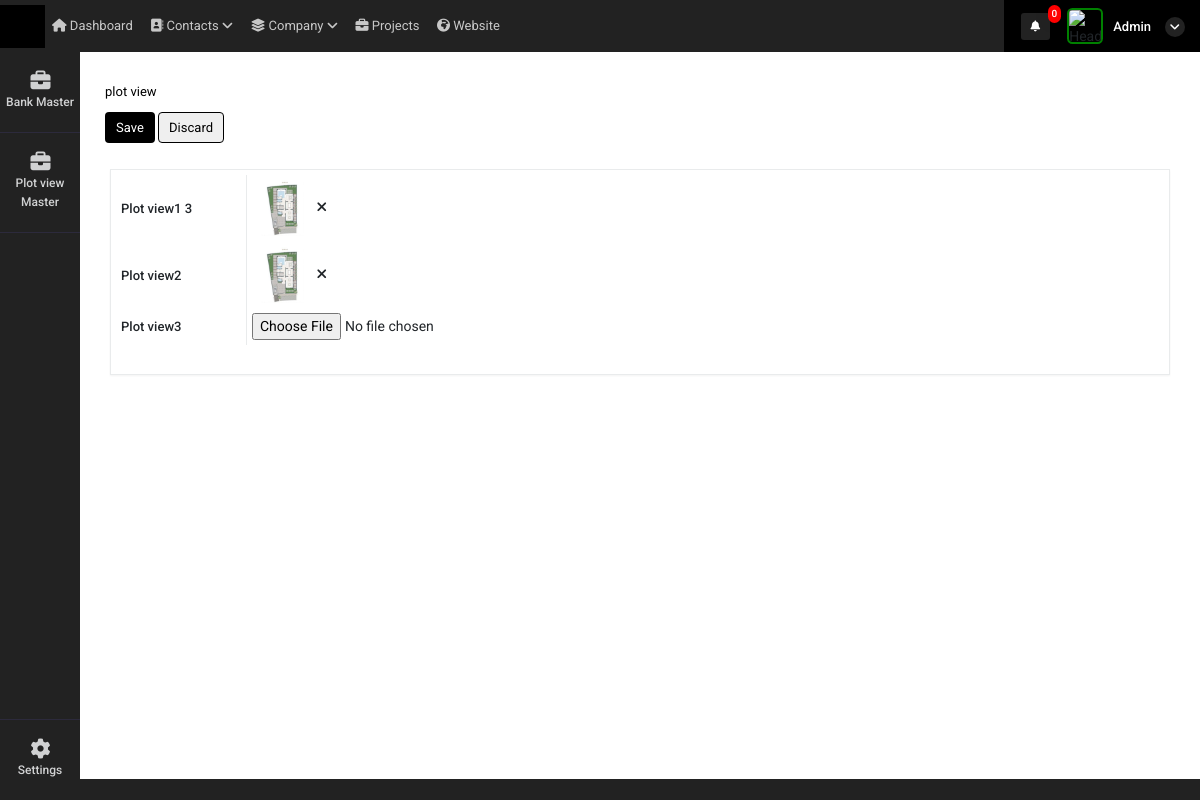
Page /plot_view_details?id=1 (signed in) on the committed database.
### super_admin/models.py (models this page shows)
class common(models.Model):  # COMM0N
    dt = models.DateField(auto_now=True)
    tm = models.TimeField(auto_now=True)
    updated = models.DateTimeField(default=timezone.now)
    status = models.CharField(max_length=255, null=True)
    class Meta:
        abstract = True

class plot_view_master_image(common):
    mapping_id = models.ForeignKey(plot_view_master,on_delete=models.CASCADE,related_name="plot_view_master_mapping_id", null=True)
    attached_file = models.FileField(upload_to="plot_view_master_image",null=True)
    image_type = models.CharField(max_length=255,null=True)
    image_name = models.CharField(max_length=255,null=True)
    dt = models.DateField(auto_now_add=True)
    tm = models.TimeField(auto_now_add=True)
    plot_type = models.CharField(max_length=255,null=True)
    status = models.CharField(max_length=255,null=True)

### super_admin/views.py (the view, shortened to what this page needs)
# urls.py: path('plot_view_details',views.plot_view_details,name='plot_view_details'),
def plot_view_details(request):
    id = request.GET.get("id")
    data = plot_view_master.objects.get(id=id)
    plot_view1 = ""
    try:
        plot_view1 = plot_view_master_image.objects.get(mapping_id_id=id,plot_type="view1")
    except:
        pass
    plot_view2 = ""
    try:
        plot_view2 = plot_view_master_image.objects.get(mapping_id_id=id,plot_type="view2")
    except:
        pass
    plot_view3 = ""
    try:
        plot_view3 = plot_view_master_image.objects.get(mapping_id_id=id,plot_type="view3")
    except:
        pass
    context = {
        'data':data,
         'bank_nav':1,
         'plot_view1':plot_view1,
         'plot_view2':plot_view2,
         'plot_view3':plot_view3
    }
    return render(request,'super_admin/plot_view_details.html',context)

### super_admin/templatetags/notification.py (called while the page is built, shortened)
@register.filter(name='get_notifications')
def get_notifications(value,args):
    user_dat = User.objects.get(id=value.id)
    st = user_dat.is_superuser
    data_count = ''
    if st == True:
        data_count = user_request_plot.objects.filter(read_status=0).count()
    return data_count

@register.filter(name='get_loginUsernameImage')
def get_loginUsernameImage(value,args):
    user_dat = User.objects.get(id=value.id)
    st = user_dat.is_superuser
    image_url = ''
    if st == True:
        image_url = 'http://10.10.10.119:8000/static/adminicon.jpg'
    else:
        user_data = user_Details.objects.get(auth_user=value.id)
        if user_data.atatchment == '':
            image_url = 'http://10.10.10.119:8000/static/adminicon.jpg'
        else:
            image_url ='../media/'+str(user_data.atatchment)
    return image_url

### super_admin/templates/super_admin/plot_view_details.html (shortened to what this page needs)
{% extends "super_admin/base10.html" %}
{% load static %}
{% block content %}
<link rel="stylesheet"
    href="https://cdnjs.cloudflare.com/ajax/libs/bootstrap-select/1.14.0-beta2/css/bootstrap-select.min.css">
<form action="" method="POST"  enctype="multipart/form-data" name="frmUser">
    <div class="container-fluid mt-4">
        <div class="row">
            <div class="col-12 px-0">
                <div class="page-title-box d-sm-flex align-items-center justify-content-between">
                    <div class="page-title-left">
                        <ol class="breadcrumb m-0">
                            <li class="breadcrumb-item"><a href="javascript: void(0);">plot view</a>
                            </li>
                        </ol>
                        <div class="margn">
                            <a><button type="submit" style="padding: 5px 10px !important;"
                                    class="btn btn-prim pay">
                                    Save
                                </button></a>
                            <a href="plot_view_master"><button style="padding: 5px 10px !important;" type="button"
                                    class="btn btn-pri pay discard-payroll"> Discard
                                </button></a>
                        </div>
                    </div>
                </div>
            </div>
        </div>
        <div class="row pay-main">
            <div class="col-lg-12 px-0">
                <div class="card noti-card" id="orderList">
                    <div class="card-body bb-0 pt-0 p-0">
                        <div>
                            <div class="payslip mb-5">
                                <div class="row pay-main mb-4">
                                    <div class="col-md-6 cust-details p-0">
                                        <div class="row">
                                            <div class="col-md-3 br-right d-flex align-items-center">
                                                <h6>Plot view1 {{plot_view1.id}}</h6>
                                            </div>
                                            <div class="col-md-8 d-flex align-items-center">
                                                <div class="form-group  required_item w-100">
                                                    <a target="_blank" href="../media/{{plot_view1.attached_file}}"><img {% if plot_view1 == None  %} style="display: none" {% elif plot_view1 == "" %} style="display: none"  {% else %}  {% endif %}  class="plot_view_image1" style="    width: 18%;
                                                    padding: 5px 9px;" src="../media/{{plot_view1.attached_file}}"></a>
                                                    <li {% if plot_view1 == None  %} style="display: none" {% elif plot_view1 == "" %} style="display: none"  {% else %}  {% endif %} id="plot_view_image11" onclick="plot_view1_onclick()" style="cursor: pointer"  class="fa fa-remove"></li>
                                                </div>
                                            </div>
                                        </div>
                                        <div class="row">
                                            <div class="col-md-3 br-right d-flex align-items-center">
                                                <h6>Plot view2</h6>
                                            </div>
                                            <div class="col-md-8 d-flex align-items-center">
                                                <div class="form-group  required_item w-100">
                                                    <a target="_blank" href="../media/{{plot_view2.attached_file}}"><img {% if plot_view2 == None  %} style="display: none" {% elif plot_view2 == "" %} style="display: none"  {% else %}  {% endif %}  class="plot_view_image2" style="    width: 18%;
                                                    padding: 5px 9px;" src="../media/{{plot_view2.attached_file}}"></a>
                                                    <li {% if plot_view2 == None  %} style="display: none" {% elif plot_view2 == "" %} style="display: none"  {% else %}  {% endif %} id="plot_view_image22" onclick="plot_view2_onclick()" style="cursor: pointer"  class="fa fa-remove"></li>
                                                </div>
                                            </div>
                                        </div>
                                        <div class="row">
                                            <div class="col-md-3 br-right d-flex align-items-center">
                                                <h6>Plot view3</h6>
                                            </div>
                                            <div class="col-md-8 d-flex align-items-center">
                                                <div class="form-group  required_item w-100">
                                                    <input class="plot_view_select3" {% if plot_view3 == None  %}  {% elif plot_view3 == "" %}  {% else %} style="display: none" {% endif %} accept="image/*" type="file" name="plot_view3" id="plotview3" onchange="return upload_restrict3()">
                                                </div>
                                            </div>
                                        </div>
                                    </div>
                                </div>
                            </div>
                        </div>
                    </div>
                </div>
            </div>
        </div>
    </div>
</form>
{% endblock %}

### super_admin/templates/super_admin/base10.html (shortened to what this page needs)
<!doctype html>
<html lang="en">
    {% load static %}
    {% load notification %}
<head>
    <link rel="stylesheet" href="{% static 'admin/css/morris.css' %}">
    <link href="{% static 'admin/css/bootstrap.min.css' %}" rel="stylesheet" type="text/css" />
    <link href="{% static 'admin/css/icons.css' %}" rel="stylesheet" type="text/css" />
    <link href="{% static 'admin/css/style.css' %}" rel="stylesheet" type="text/css" />
</head>
<body class="">
    <div id="wrapper">
        <div class="left side-menu">
            <div class="slimscroll-menu" id="remove-scroll">
                <div id="sidebar-menu" class="sidaber_menu">
                    <ul class="" id="side-menu">
                        {% if bank_nav == 1 %}
                        <li>    <a href="bank_master" class="splnav"> <i class="fas fa-briefcase"></i>        <p>Bank Master</p>    </a></li>
                        <li>    <a href="plot_view_master" class="splnav"> <i class="fas fa-briefcase"></i>        <p>Plot view Master</p>    </a></li>
                                                {% endif %}
                                                <li class="bootm_toggle_settings_button ">
                                                    <a class="splnav bdr_btmnone_nav" href="profile"> <i class="fa fa-cog"></i>
                                                        <p>Settings</p>
                                                    </a>
                                                </li>
                    </ul>
                </div>
            </div>
        </div>
        <div class="content-page">
            <div class="topbar">
                <div class="navbar-header">
                    <div class="d-flex">
                        <div class="binance">
                        </div>
                    </div>
                    <ul class="navbar-nav1 bg-2 col">
                        <li class="nav-item d-none d-sm-inline-block">
                            <a href="" class="nav-link"><i class="fa fa-home"></i> Dashboard</a>
                        </li>
                        <li class="nav-item d-none d-sm-inline-block">
                            <a href="" class="nav-link"><i class="fa fa-address-book"></i> Contacts <i
                                    class="a-right fa fa-angle-down"></i></a>
                        </li>
                        <li class="nav-item d-none d-sm-inline-block">
                            <a href="" class="nav-link"><i class="fas fa-layer-group"></i> Company <i
                                    class="a-right fa fa-angle-down"></i></a>
                        </li>
                        <li class="nav-item d-none d-sm-inline-block">
                            <a href="" class="nav-link"><i class="fas fa-briefcase"></i> Projects</a>
                        </li>
                        <li class="nav-item d-none d-sm-inline-block">
                            <a href="" class="nav-link"><i class="fas fa-globe-africa"></i> Website</a>
                        </li>
                    </ul>
                    <div class="d-flex align-items-center icns">
                        <div class="dropdown topbar-head-dropdown ms-1 header-item">
                            <a href="view_all_activity">
                                <i class="fas fa-bell fs-icn">
                                    <span
                                        class="position-absolute topbar-badge fs-9 translate-middle badge rounded-pill bg-red">{{ request.user|get_notifications:"sss" }}</span></i>
                                    </a>
                        </div>
                        <div class="dropdown header-item topbar-user king button-drpdown">
                            <span class="d-flex align-items-center drpdown-toggle">
                                <img class="header-profile-user" src="{{ request.user|get_loginUsernameImage:"sss" }}" alt="Header Avatar">
                                <span class="text-start ms-xl-2">
                                    <span class="d-none d-xl-inline-block ms-1 fw-medium user-name-text">  {{request.user.username|title}}</span>
                                    <i class="pro-icn fa fa-angle-down"></i>
                                </span>
                            </span>
                        </div>
                    </div>
                </div>
            </div>
            <div class="content">
                {% block content %}
                {% endblock %}
            </div>
            <footer class="footer">
                <div class="container-fluid">
                    <div class="row">
                        <div class="col-sm-6">
                        </div>
                        <div class="col-sm-6">
                        </div>
                    </div>
                </div>
            </footer>
        </div>
    </div>
</body>
</html>

### rows in the picture
plot_view_master_image: id "3", attached_file (picture)
plot_view_master_image: attached_file (picture)

### other values in the picture
{{ request.user|get_notifications:"sss" }} "0"
{{ request.user.username|title }} "Admin"
